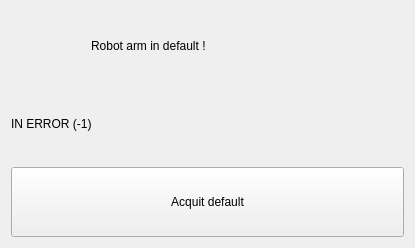
<?xml version="1.0" encoding="UTF-8"?>
<ui version="4.0">
 <class>widget_ui</class>
 <widget class="QWidget" name="widget_ui">
  <property name="geometry">
   <rect>
    <x>0</x>
    <y>0</y>
    <width>415</width>
    <height>248</height>
   </rect>
  </property>
  <property name="minimumSize">
   <size>
    <width>400</width>
    <height>200</height>
   </size>
  </property>
  <layout class="QGridLayout" name="gridLayout">
   <item row="0" column="1">
    <widget class="QLabel" name="title">
     <property name="maximumSize">
      <size>
       <width>16777215</width>
       <height>40</height>
      </size>
     </property>
     <property name="styleSheet">
      <string notr="true">font: 63 18pt &quot;Ubuntu&quot;;</string>
     </property>
     <property name="text">
      <string>Robot arm in default !</string>
     </property>
     <property name="alignment">
      <set>Qt::AlignLeading|Qt::AlignLeft|Qt::AlignVCenter</set>
     </property>
     <property name="margin">
      <number>10</number>
     </property>
    </widget>
   </item>
   <item row="0" column="0">
    <widget class="QLabel" name="icon">
     <property name="minimumSize">
      <size>
       <width>70</width>
       <height>70</height>
      </size>
     </property>
     <property name="maximumSize">
      <size>
       <width>70</width>
       <height>70</height>
      </size>
     </property>
     <property name="text">
      <string/>
     </property>
    </widget>
   </item>
   <item row="1" column="0" colspan="2">
    <widget class="QLabel" name="what">
     <property name="styleSheet">
      <string notr="true">font: 63 16pt &quot;Ubuntu&quot;;</string>
     </property>
     <property name="text">
      <string>IN ERROR (-1)</string>
     </property>
     <property name="alignment">
      <set>Qt::AlignLeading|Qt::AlignLeft|Qt::AlignVCenter</set>
     </property>
     <property name="margin">
      <number>10</number>
     </property>
    </widget>
   </item>
   <item row="2" column="0" colspan="2">
    <widget class="QPushButton" name="acquit_button">
     <property name="minimumSize">
      <size>
       <width>0</width>
       <height>70</height>
      </size>
     </property>
     <property name="styleSheet">
      <string notr="true">font: 63 16pt &quot;Ubuntu&quot;;</string>
     </property>
     <property name="text">
      <string>Acquit default</string>
     </property>
    </widget>
   </item>
  </layout>
 </widget>
 <layoutdefault spacing="10" margin="11"/>
 <resources/>
 <connections/>
</ui>
